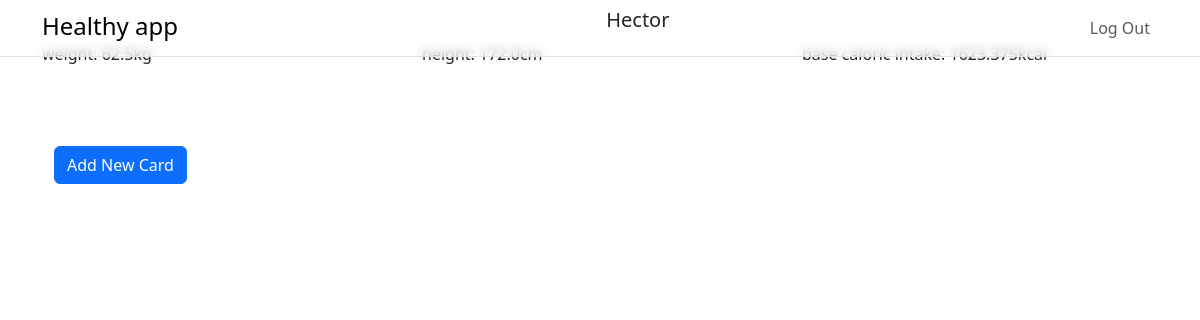
Before: /home (signed in) with the older database file.
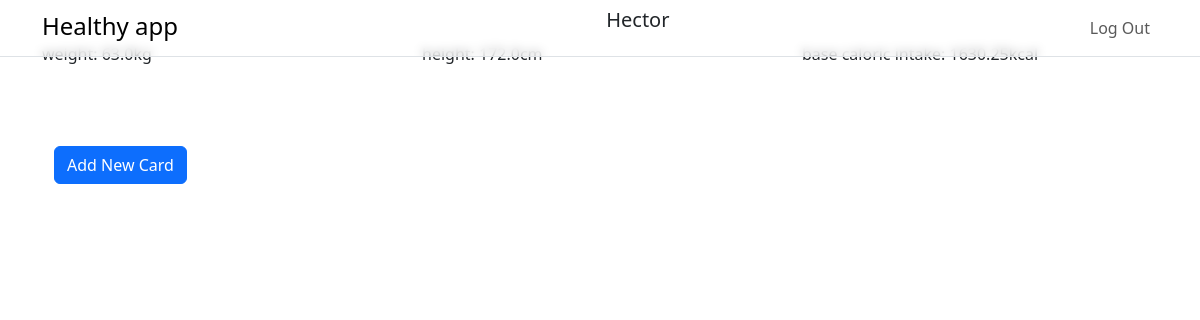
After: the same page with the newer database file.
### tables this page shows
CREATE TABLE "user_stats" (user_id INTEGER PRIMARY KEY, weight REAL NOT NULL, height REAL NOT NULL, age REAL NOT NULL, gender TEXT NOT NULL, activity_level INTEGER CHECK (activity_level BETWEEN 1 and 4), FOREIGN KEY (user_id) REFERENCES users(id));

### app.py (the view)
@app.route('/home')
def home():
    if 'user_id' not in session:
        print("user not logged in.")
        return render_template('login.html')
    db = get_db()
    cursor = db.cursor()
    cursor.execute("SELECT weight, height, age, gender, activity_level FROM user_stats WHERE user_id = ?", (session['user_id'],))
    user_data = cursor.fetchone()
    print("busca los datos del usuario en la base")
    if user_data:
        weight, height, age, gender, activity_level = user_data
        print("encuentra los datos del usuario en la base")
        if gender == 'male': # (male)
            base_cal_intake = 66 + (13.75 * weight) + (5 * height) - (6.75 * age)
        if gender == 'female': # (feale)
            base_cal_intake = 655 + (9.56 * weight) + (1.85 * height) - (4.68 * age)
        return render_template('home.html', user=session["user_name"], base_cal_intake=base_cal_intake, height=height, weight=weight)
    else:
        print("NO encuentra los datos del usuario en la base")
        return render_template('home.html', user=session['user_name'], weight=None, height=None)

### app.py (called while the page is built)
def get_db():
    db = getattr(g, '_database', None)
    if db is None:
        db = g._database = sqlite3.connect(DATABASE)
        db.row_factory = sqlite3.Row
    return db

@app.teardown_appcontext
def close_connection(exception):
    db = getattr(g, '_database', None)
    if db is not None:
        db.close()

### templates/home.html (shortened to what this page needs)
{% extends "layout.html" %}
{% block main %}
    {% if weight and height %}
    <div class="home_container container">
        <section>
            <div class="row">
                <div class="col"><p>weight: {{ weight }}kg</p></div>
                <div class="col"><p>height: {{ height }}cm</p></div>
                <div class="col"><p>base caloric intake: {{ base_cal_intake }}kcal</p></div>
            </div>
        </section>
        <div class="container mt-5">
            <button class="btn btn-primary mt-3" onclick="addNewCard()">Add New Card</button>
        </div>
    </div>
        {% endif %}
{% endblock %}

### templates/layout.html (shortened to what this page needs)
<!DOCTYPE html>
<html lang="en">
    <head>
        <link href="https://cdn.jsdelivr.net/npm/bootstrap@5.3.3/dist/css/bootstrap.min.css" rel="stylesheet">
        <link href="../static/style.css" rel="stylesheet">
    </head>
    <body>
        <nav class="navbar navbar-expand-lg navbar-light fixed-top mask-custom border-bottom shadow-0">
            <div class="container">
            {% if session["user_id"] %}
                <div class="offcanvas-body">
                    <ul class="navbar-nav flex-grow-1 justify-content-between">
                        <li class="nav-item"><a class="navbar-brand" href="/"><span class="title black">Healthy app</span></a></li>
                        <li class="nav-item"><h5 class="font-weight-normal">{{ user }}</h5></li>
                        <li class="nav-item"><a class="nav-link" href="/logout">Log Out</a></li>
                    </ul>
                </div>
            {% endif %}
            </div>
        </nav>
        {% block main %}{% endblock %}
    </body>
</html>

### static/style.css (style rules this page uses)
.title { font-size: 120%; }
.mask-custom { backdrop-filter: blur(5px); background-color: rgba(255, 255, 255, 0.589); }
.home_container { padding-top: 3.5%; }

Changed rows visible on the page:
changed user_stats: weight "62.5" → "63.0"
Other visible differences:
{{ base_cal_intake }}: "1623.375" → "1630.25"
